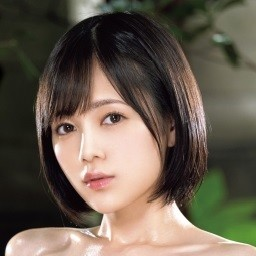
#> input picture 第20章程序/test.jpg, 256 x 256 px, found by its file name
$ python SVD_Image_Compression.py
#> lines starting #> are read from the running program, lines starting #| are printed output that depends on the picture
#> in compress_image, image is the input picture: shape (256, 256, 3); mean R, G, B 104, 92.5, 79.2
### 第20章程序/SVD.py
# encoding=utf-8
import numpy as np
from scipy import linalg

class SVD:  # 奇异值分解算法实现
    def __init__(self, X, n_components=None):
#> called with n_components = 0.25
        self.X            = X                                  # 待降维的数据集
        self.n_components = n_components                       # 降维后的维度数
        self.m, self.n    = X.shape                            # 样本量和维度数
#> self.m = 256; self.n = 256
        self.U            = np.zeros((self.m, self.m))         # 奇异值分解的矩阵U
        self.Sigma        = np.zeros((self.m, self.n))         # 奇异值分解的矩阵Σ
        self.V_T          = np.zeros((self.n, self.n))         # 奇异值分解的矩阵VT
        self.sigma_       = np.zeros(self.n)                   # 存储奇异值向量
#> self.sigma_ = 256 values from 0 to 0
        self.sigma_ratio_ = np.zeros(self.n)                   # 奇异值占比向量
#> self.sigma_ratio_ = 256 values from 0 to 0
        self.X_           = None                               # 降维后的数据集

    def get_number_of_dimensions(self):  # 计算降维后的维度数
        k = self.n_components                                  # 为缩短代码长度
        if not isinstance(k,float) and not isinstance(k,int):  # 若k非浮点数非整数
            self.n_components = self.n                         # 将维度数设置为n

        if isinstance(k, float):                               # 若k为浮点数
            if 0.0 < k < 1.0:                                  # 若k在0到1之间
                sigma_ratio_sum = 0.0                          # 存储奇异值占比之和
                index_all = np.argsort(-self.sigma_ratio_)     # 奇异值占比从大到小排序
                for i in range(self.n):                        # 遍历所有维度
                    j = index_all[i]                           # 第i大的奇异值占比下标
                    sigma_ratio_sum += self.sigma_ratio_[j]    # 计算奇异值占比之和
                    if sigma_ratio_sum >= k:                   # 奇异值占比超过阈值
                        self.n_components = i + 1              # 设置降维后的维度数
                        break                                  # 中止循环
            else:                                              # 若k不在0到1之间
                self.n_components = self.n                     # 将维度数设置为n

        if isinstance(k, int):                                 # 若k为整型
            if 1 <= k <= self.n:                               # 若k在1到n之间
                return                                         # 参数正确，直接返回
            else:                                              # 若k不在1到n之间
                self.n_components = self.n                     # 将维度数设置为n

    def fit_transform(self):  # 执行训练（降维）
        XTX = np.dot(self.X.T, self.X)                         # 计算矩阵XT*X
        eig_values, eig_vectors = np.linalg.eig(XTX)           # 对XTX进行特征值分解
#> eig_values = 256 values, max 947022904.9 at index 0, min 0.0161 at index 242, mean 4456126.9
        index_all   = np.argsort(-eig_values)                  # 用于特征值从大到小排序
#> index_all = 256 values, max 255 at index 245, min 0 at index 0, mean 127.5
        eig_values  = eig_values[index_all]                    # 对特征值从大到小排序
#> eig_values = 256 values, max 947022904.9 at index 0, min 0.0161 at index 255, mean 4456126.9
        eig_vectors = eig_vectors[:, index_all]                # 相应调整特征向量次序
        self.sigma_ = np.sqrt(eig_values)                      # 计算奇异值向量
#> self.sigma_ = 256 values, max 30773.7 at index 0, min 0.127 at index 255, mean 403.1
        self.sigma_ratio_ = self.sigma_ / np.sum(self.sigma_)  # 计算奇异值占比向量
#> self.sigma_ratio_ = 256 values, max 0.298 at index 0, min 1.23e-06 at index 255, mean 0.00391
        self.get_number_of_dimensions()                        # 计算降维后的维度数
#> in get_number_of_dimensions, `index_all = np.argsort(-self.sigma_ratio_)`: index_all = 256 values from 0 to 255
#> the loop in get_number_of_dimensions, `for i in range(self.n):` made 1 pass
#> (j, sigma_ratio_sum) on pass 1: (0, 0.298)
#> after the loop in get_number_of_dimensions, `for i in range(self.n):`: sigma_ratio_sum = 0.298

        r = 0                                                  # 用于存放矩阵A的秩
        for i in range(self.n):                                # 遍历所有特征
            self.Sigma[i][i] = eig_values[i] ** 0.5            # 计算并保存A的奇异值
            if eig_values[i] > 0: r += 1                       # 计算并更新矩阵A的秩
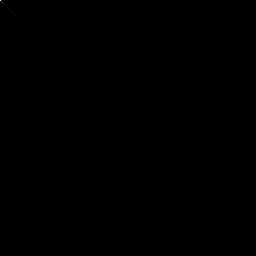
#> self.Sigma: shape (256, 256) float64; min 0, max 30773.7, mean 1.6; drawn with min black and max white
#> after the loop, r = 256
        self.V_T = eig_vectors.T                               # 计算并保存VT

        for i in range(r):                                     # 遍历r次
            U, Sigma, V_T = self.U, self.Sigma, self.V_T       # 为缩短代码长度
            U[:, i] = 1 / Sigma[i][i] * np.dot(self.X, V_T[i]) # 计算U1并添加到U
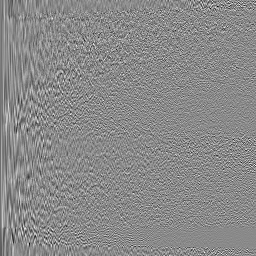
#> U: shape (256, 256) float64; min -0.358, max 0.303, mean -0.000178; drawn with min black and max white

        U2 = linalg.null_space(self.X.T)                       # 计算U2
#> U2 = empty array
        for i in range(self.m - r):                            # 遍历m-r次
            self.U[:, r + i] = U2[:, i]                        # 将U2添加到U

        V = self.V_T.T                                         # 计算矩阵V
        self.X_ = np.dot(self.X, V[:, :self.n_components])     # 计算降维后的数据集X
#> self.X_ = 256 values, max -582.8 at index 30, min -3421 at index 255, mean -1771

### 第20章程序/SVD_Image_Compression.py
# encoding=utf-8
import numpy as np
import matplotlib.pyplot as plt
from PIL import Image
from SVD import SVD

# 按照奇异值总和或数量的百分比压缩图像数据
def compress_image_using_SVD(data, percent, percent_type=1):
    our_svd = SVD(data, n_components=percent)               # 定义自实现SVD类对象
    our_svd.fit_transform()                                 # 执行训练与数据转换
    U, sigma, V_T = our_svd.U, our_svd.sigma_, our_svd.V_T  # 获取奇异值分解结果
#> sigma has the same summary as self.sigma_ in fit_transform
    Sigma = np.diag(sigma)                                  # 将奇异值向量转换为方阵
    # U, sigma, V_T = np.linalg.svd(data)                   # 使用官方库进行奇异值分解
    # Sigma = np.diag(sigma)                                # 将奇异值向量转换为方阵

    k = 0                                                   # 用于存储降维后的维度数
    if percent_type == 1:                                   # 按奇异值总和百分比确定k
        eigen_sum = 0.0                                     # 当前的奇异值之和
        threshold = np.sum(sigma) * percent                 # 由百分比计算奇异值阈值
#> threshold = 25798.8
        for i in range(len(sigma)):                         # 遍历所有的奇异值
            eigen_sum += sigma[i]                           # 计算当前奇异值之和
            if round(eigen_sum, 2) >= round(threshold, 2):  # 当前奇异值之和超过阈值
                k = i + 1                                   # 确定k值
                break                                       # 中止循环
#> this loop made 1 pass
#> (eigen_sum, k) on pass 1: (30773.7, 1)
#> after the loop, eigen_sum = 30773.7
    else:                                                   # 按奇异值数量百分比确定k
        k = int(len(sigma) * percent)                       # 计算k值

    Data = np.dot(np.dot(U[:,:k], Sigma[:k,:k]), V_T[:k,:]) # 压缩图像数据
    Data[Data < 0] = 0                                      # 像素值若小于0则用0替代
    Data[Data > 255] = 255                                  # 像素值若大于255则用255替代
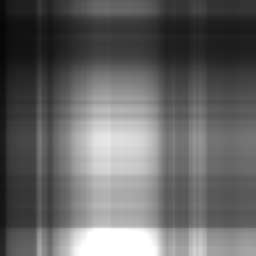
#> Data: shape (256, 256) float64; min 6.42, max 255, mean 102.4

    return np.rint(Data).astype("uint8")                    # 将数据按四舍五入取整并返回

# 读取、压缩和保存图像
def compress_image(filename, percent, type):
    image = plt.imread(filename, "r")                       # 读取图像数据
    image = np.array(image, dtype="int32")                  # 转换为numpy数组
    Red   = image[:, :, 0]                                  # 获取红色通道数据
    Green = image[:, :, 1]                                  # 获取绿色通道数据
    Blue  = image[:, :, 2]                                  # 获取蓝色通道数据

    Red   = compress_image_using_SVD(Red, percent, type)    # 压缩红色通道数据
    Green = compress_image_using_SVD(Green, percent, type)  # 压缩绿色通道数据
#> in fit_transform (call 2), `eig_values, eig_vectors = np.linalg.eig(XTX)`: eig_values = 256 values, max 715129454.6 at index 0, min 6.83e-07 at index 247, mean 3398091.7
#> in fit_transform (call 2), `index_all   = np.argsort(-eig_values)`: index_all = 256 values, max 255 at index 247, min 0 at index 0, mean 127.5
#> in fit_transform (call 2), `eig_values  = eig_values[index_all]`: eig_values = 256 values, max 715129454.6 at index 0, min 6.83e-07 at index 255, mean 3398091.7
#> in fit_transform (call 2), `self.sigma_ = np.sqrt(eig_values)`: self.sigma_ = 256 values, max 26741.9 at index 0, min 0.000826 at index 255, mean 369.6
#> in fit_transform (call 2), `self.sigma_ratio_ = self.sigma_ / np.sum(self.sigma_)`: self.sigma_ratio_ = 256 values, max 0.283 at index 0, min 8.74e-09 at index 255, mean 0.00391
#> the loop in get_number_of_dimensions (call 2), `for i in range(self.n):` made 1 pass
#> (j, sigma_ratio_sum) on pass 1: (0, 0.283)
#> after the loop in fit_transform (call 2), `for i in range(self.n):`: r = 256
#> after the loop in fit_transform (call 2), `for i in range(r):`:
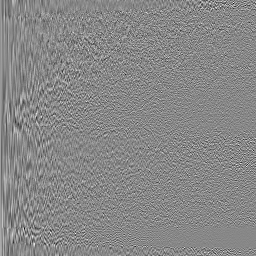
#> U: shape (256, 256) float64; min -0.401, max 0.352, mean 0.000241; drawn with min black and max white
#> in fit_transform (call 2), `self.X_ = np.dot(self.X, V[:, :self.n_components])`: self.X_ = 256 values, max 2996.5 at index 255, min 631.8 at index 30, mean 1557.9
#> the loop in compress_image_using_SVD (call 2), `for i in range(len(sigma)):` made 1 pass
#> (eigen_sum, k) on pass 1: (26741.9, 1)
#> in compress_image_using_SVD (call 2), `Data[Data > 255] = 255`: Data: shape (256, 256) float64; min 8.03, max 255, mean 92.3
    Blue  = compress_image_using_SVD(Blue, percent, type)   # 压缩蓝色通道数据
#> in fit_transform (call 3), `eig_values, eig_vectors = np.linalg.eig(XTX)`: eig_values = 256 values, max 542684427 at index 0, min 0.00795 at index 241, mean 2640706.2
#> in fit_transform (call 3), `index_all   = np.argsort(-eig_values)`: index_all = 256 values, max 255 at index 246, min 0 at index 0, mean 127.5
#> in fit_transform (call 3), `eig_values  = eig_values[index_all]`: eig_values = 256 values, max 542684427 at index 0, min 0.00795 at index 255, mean 2640706.2
#> in fit_transform (call 3), `eig_vectors = eig_vectors[:, index_all]`:
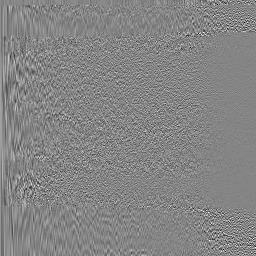
#> eig_vectors: shape (256, 256) float64; min -0.427, max 0.392, mean 0.000276; drawn with min black and max white
#> in fit_transform (call 3), `self.sigma_ = np.sqrt(eig_values)`: self.sigma_ = 256 values, max 23295.6 at index 0, min 0.0892 at index 255, mean 347.2
#> in fit_transform (call 3), `self.sigma_ratio_ = self.sigma_ / np.sum(self.sigma_)`: self.sigma_ratio_ = 256 values, max 0.262 at index 0, min 1e-06 at index 255, mean 0.00391
#> after the loop in fit_transform (call 3), `for i in range(self.n):`: r = 256
#> after the loop in fit_transform (call 3), `for i in range(r):`:
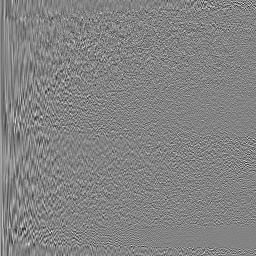
#> U: shape (256, 256) float64; min -0.363, max 0.341, mean 0.000245; drawn with min black and max white
#> in fit_transform (call 3), `self.X_ = np.dot(self.X, V[:, :self.n_components])`: self.X_ = 256 values, max 2749.1 at index 255, min 485.8 at index 30, mean 1345.2
#> in compress_image_using_SVD (call 3), `Data[Data > 255] = 255`: Data: shape (256, 256) float64; min 5.33, max 255, mean 79

    image = np.stack((Red, Green, Blue), 2)                 # 重建图像
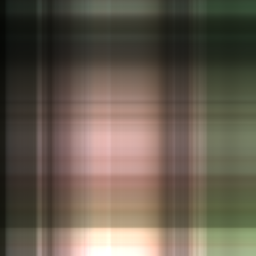
#> image: shape (256, 256, 3); mean R, G, B 102.4, 92.3, 79
    # Image.fromarray(image).show()                         # 显示压缩后的图像
    filename = "D:/"+str(type)+"_" + str(percent) + ".jpg"  # 生成文件名，保存到D盘根目录
    Image.fromarray(image).save(filename)                   # 保存图像

def main():
    filename = "D:/test.jpg"                                # 图像存放于D盘根目录下
    percent_list1 = [0.25, 0.5, 0.75, 0.85, 1.0]            # 定义百分比数组
    for percent in percent_list1:                           # 遍历所有百分比
        compress_image(filename, percent, type=1)           # 按奇异值总和百分比压缩图像
    percent_list2 = [0.01, 0.05, 0.1, 0.25, 1.0]            # 定义百分比数组
    for percent in percent_list2:                           # 遍历所有百分比
        compress_image(filename, percent, type=2)           # 按奇异值数量百分比压缩图像

if __name__ == "__main__":
    main()
